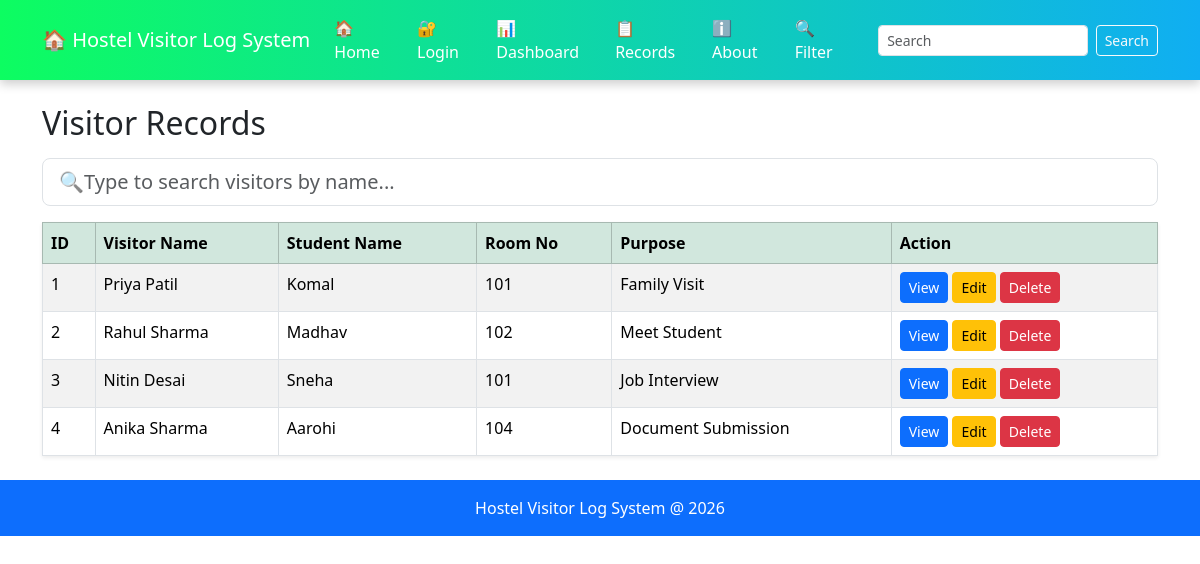
Before: /records with the older database file.
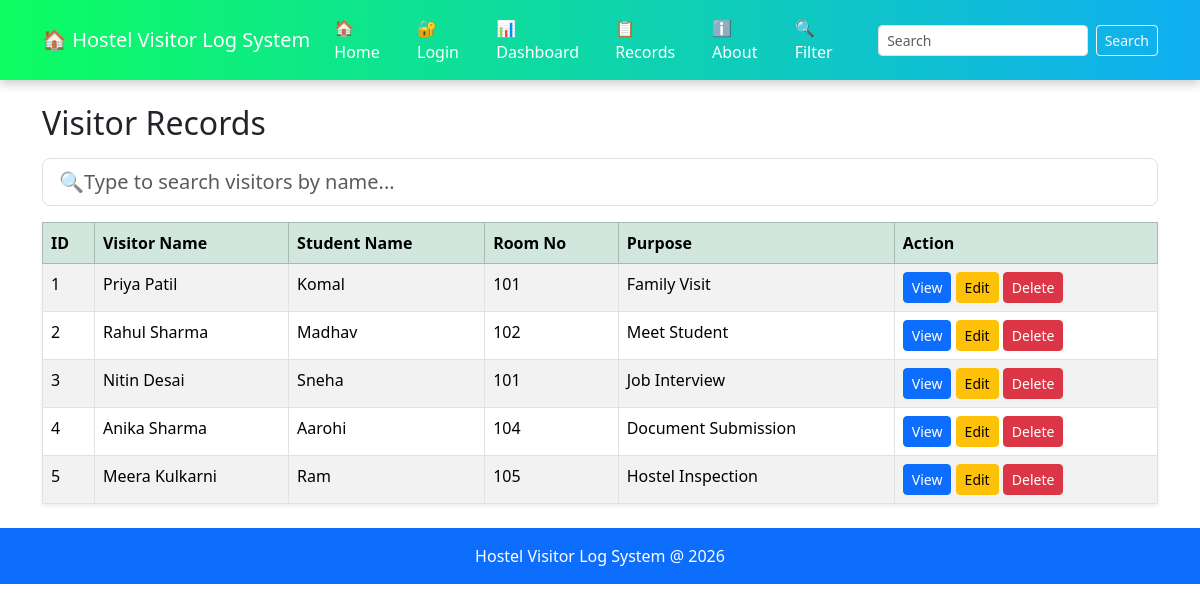
After: the same page with the newer database file.
### tables this page shows
CREATE TABLE visitors(
        id INTEGER PRIMARY KEY AUTOINCREMENT,
        visitor_name TEXT NOT NULL,
        student_name TEXT NOT NULL,
        room_no TEXT NOT NULL,
        purpose TEXT NOT NULL
    );

### app.py (the view)
@app.route("/records")
def records():
    conn = get_db()
    visitors = conn.execute("""
        SELECT * FROM visitors
        ORDER BY id ASC
    """).fetchall()
    conn.close()
    return render_template("records.html", visitors=visitors)

### app.py (called while the page is built)
def get_db():
    conn = sqlite3.connect("Database.db")
    conn.row_factory = sqlite3.Row
    return conn

### templates/records.html (shortened to what this page needs)
{% extends "base.html" %}
{% block content %}
<h2 class="mb-3">Visitor Records</h2>
<table class="table table-bordered table-striped table-hover shadow-sm">
<div class ="mb-3">
    <input type ="text"
    id ="searchInput"
    class ="form-control
    form-control-lg"
    placeholder="🔍Type to search visitors by name...">
</div>
    <thead class="table table-success table-striped">
        <tr>
            <th>ID</th>
            <th>Visitor Name </th>
            <th>Student Name </th>
            <th>Room No </th>
            <th>Purpose</th>
            <th>Action</th>
        </tr>
    </thead>
    <tbody>
    {% for visitor in visitors %}
    <tr>
        <td>{{ visitor.id }}</td>
        <td>{{ visitor.visitor_name }}</td>
        <td>{{ visitor.student_name }}</td>
        <td>{{ visitor.room_no }}</td>
        <td>{{ visitor.purpose }}</td>
        <td>
            <a href="/view/{{ visitor.id }}"
               class="btn btn-sm btn-primary">
                View
             </a>
             <a href="/edit_visitor/{{ visitor.id }}"
               class="btn btn-sm  btn-warning">
                Edit
             </a>
             <a href="/delete/{{ visitor.id }}"
               class="btn btn-sm btn-danger"
               onclick="return confirm('Are you sure you want to delete this record?');">
                Delete
            </a>
        </td>
    </tr>
    {% endfor %}
    </tbody>
</table>
{% endblock %}

### templates/base.html (shortened to what this page needs)
<!DOCTYPE html>
<html>
<head>
<link href="https://cdn.jsdelivr.net/npm/bootstrap@5.3.3/dist/css/bootstrap.min.css" rel="stylesheet">
</head>
<body>
     <nav class="navbar navbar-expand-lg navbar-dark">
    <div class="container">
        <a class="navbar-brand" href="/">🏠 Hostel Visitor Log System</a>
        <div class="collapse navbar-collapse" id="mainNavbar">
            <ul class="navbar-nav ms-auto align-items-lg-center">
                <li class="nav-item">
                    <a class="nav-link" href="/">🏠 Home</a>
                </li>
                {% if not session.get('username') %}
                <li class="nav-item">
                    <a class="nav-link" href="/login">🔐 Login</a>
                </li>
                {% endif %}
                <li class="nav-item">
                    <a class="nav-link" href="/dashboard">📊 Dashboard</a>
                </li>
                <li class="nav-item">
                    <a class="nav-link" href="/records">📋 Records</a>
                </li>
                <li class="nav-item">
                    <a class="nav-link" href="/about">ℹ️ About</a>
                </li>
                <li class="nav-item">
                    <a class="nav-link" href="/filter">🔍 Filter</a>
                </li>
                <li class="nav-item">
                    <form class="d-flex ms-3" action="/search" method="GET">
                        <input class="form-control form-control-sm me-2"
                               type="search"
                               placeholder="Search"
                               name="q">
                        <button class="btn btn-outline-light btn-sm"
                                type="submit">
                            Search
                        </button>
                    </form>
                </li>
            </ul>
        </div>
    </div>
</nav>
<div class="container mt-4">
    {% block content %}
    {% endblock %}
</div>
<footer class="bg-primary text-white text-center p-3 mt-4">
    Hostel Visitor Log System @ 2026
</footer>
</body>
</html>

### templates/base.html (style rules this page uses)
.navbar { background: linear-gradient(90deg, #0dfd61, #10aef2); box-shadow: 0 4px 10px rgba(0,0,0,0.2) }
.navbar-brand, .nav-link { color:white !important; }
footer { background:#0d6efd; color:white; text-align:center; padding: 20px; }

Changed rows visible on the page:
added visitors: id "5", visitor_name "Meera Kulkarni", student_name "Ram", room_no "105", purpose "Hostel Inspection"
